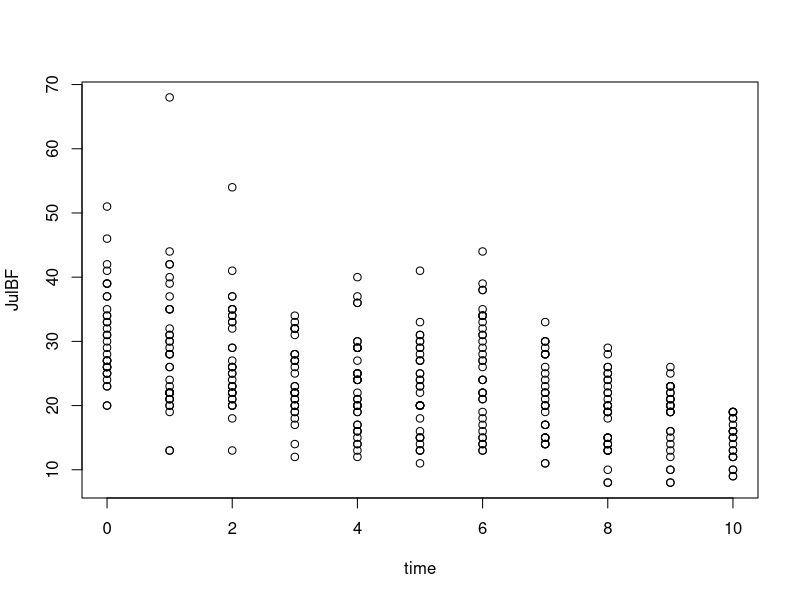
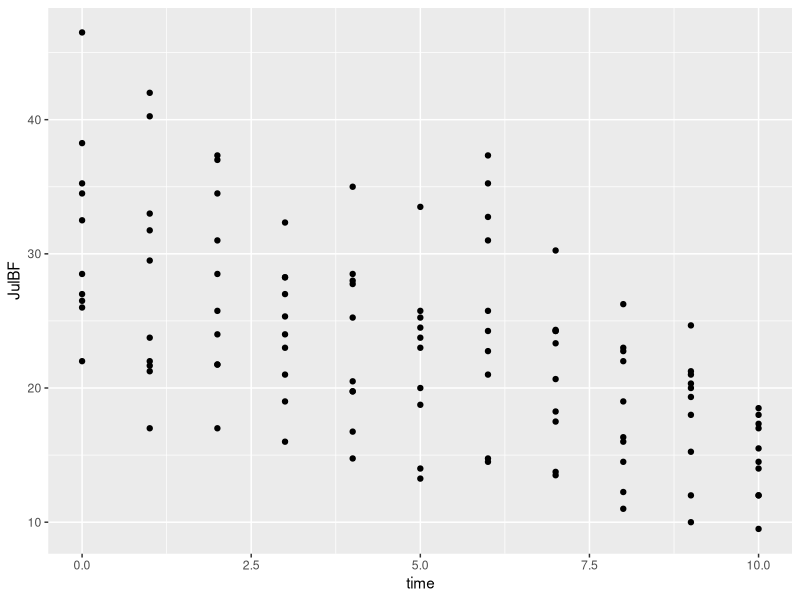
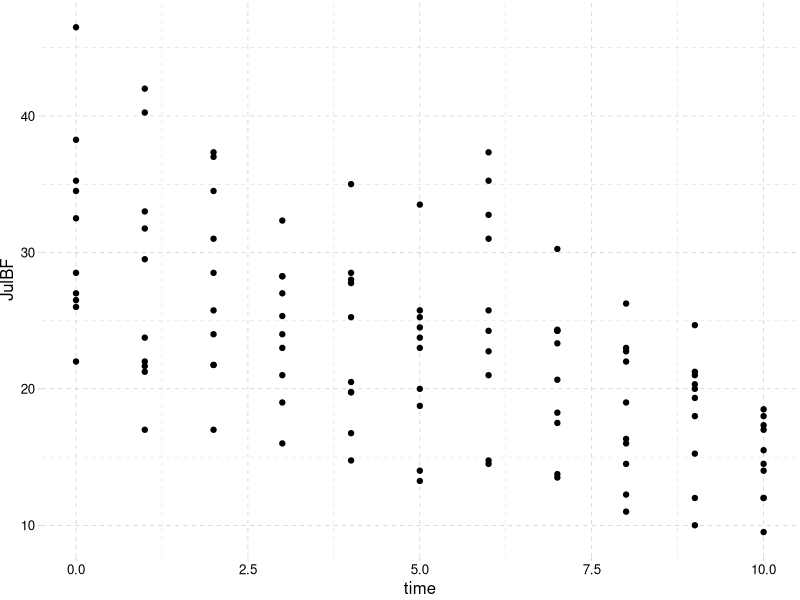
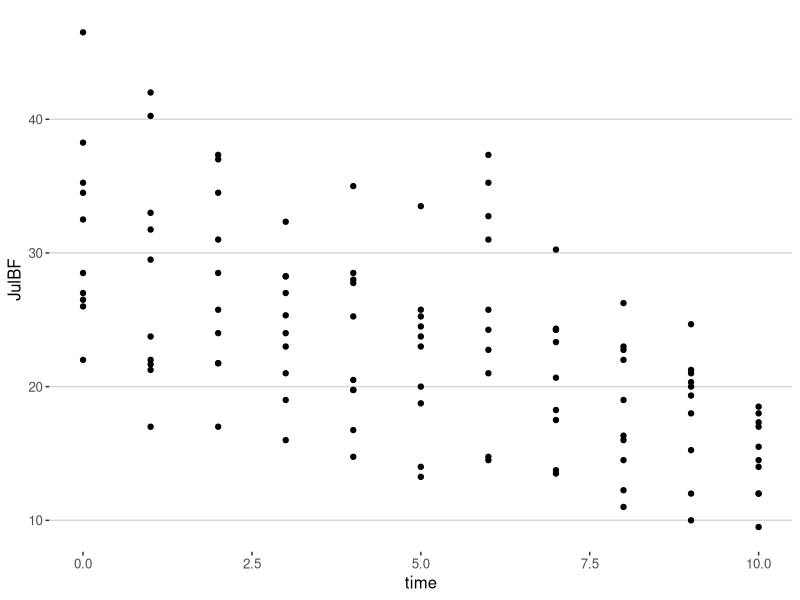
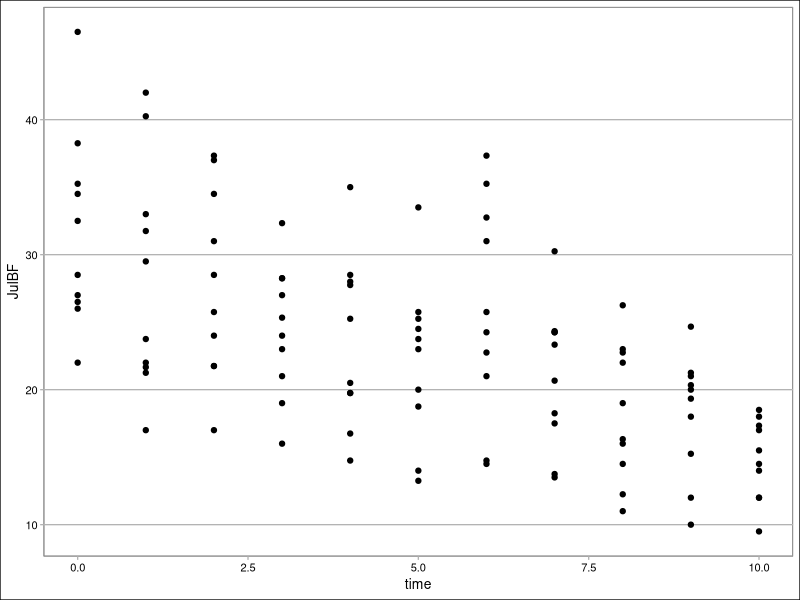
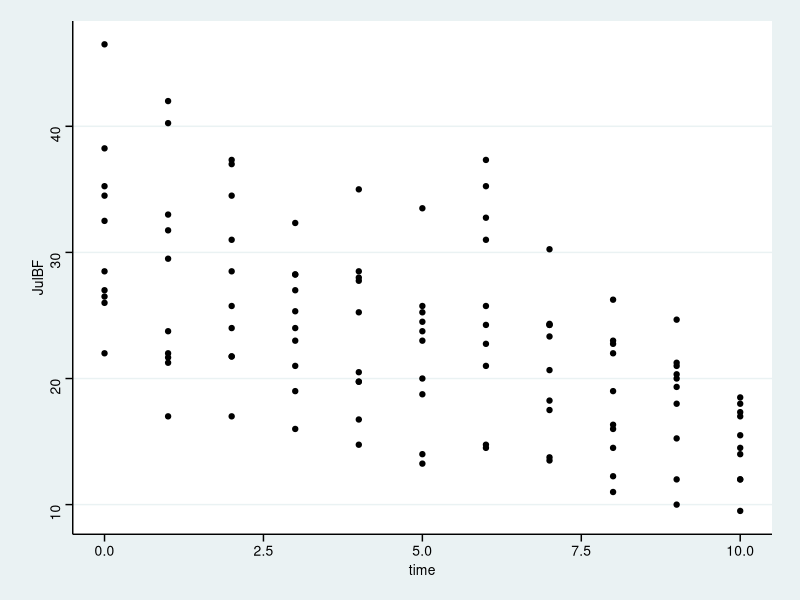
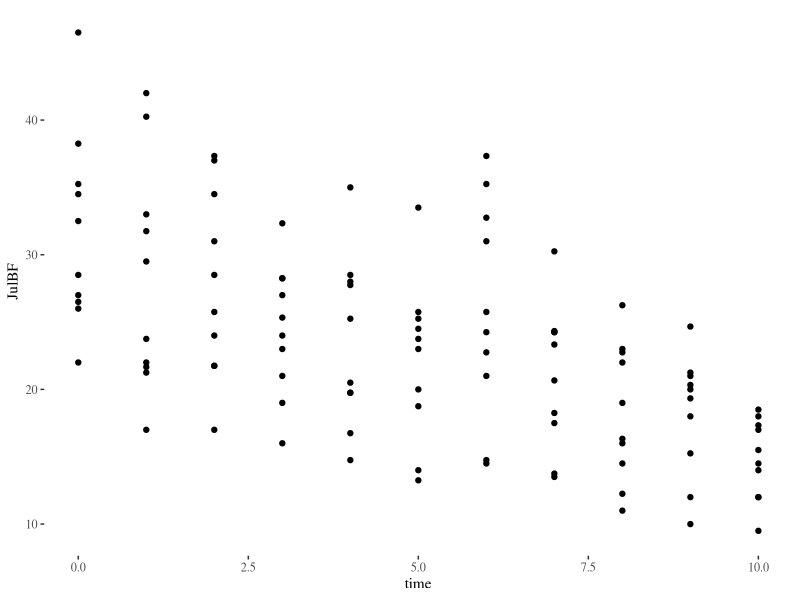
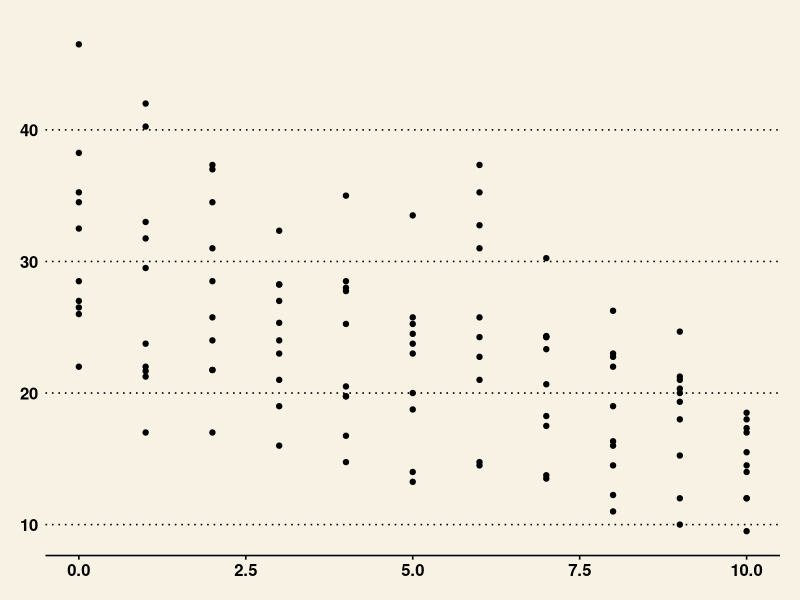

Reproduce these figures in R, in order.
## ---- chunk 1
# Preliminaries
library(ggplot2)
library(ggthemes)


# First I need to read in my dataset (I am going to copy in some code from my own code that will bring in a file and alter it into usable data)

setwd("~/Documents/UVM_2018/BIO381")

#+++++++++++++++++++++++++
# Function to calculate the mean and the standard deviation
# for each group
#+++++++++++++++++++++++++
# data : a data frame
# varname : the name of a column containing the variable
#to be summariezed
# groupnames : vector of column names to be used as
# grouping variables
data_summary <- function(data, varname, groupnames){
  require(plyr)
  summary_func <- function(x, col){
    c(mean = mean(x[[col]], na.rm=TRUE),
      sd = sd(x[[col]], na.rm=TRUE))
  }
  data_sum<-ddply(data, groupnames, .fun=summary_func,
                  varname)
  data_sum <- rename(data_sum, c("mean" = varname))
  return(data_sum)
}

chill <- read.csv("ChillingExpt.csv", header=T)
str(chill)

subtractor <- c(0,0,5,12,19,26,33,40,47,54,61,68,75)

# create a for loop that will subract the correct value from each column
for (i in 3:13) {
  chill[,i] <- chill[,i] - subtractor[i]
}
  
summary(chill)  

chill2 <- reshape(chill, varying=3:13, sep="_", direction="long")
str(chill2)

summary(chill2)
head(chill2)

with(chill2, plot(time, JulBF))
# There is a bump in Jul days to BF at about 6 weeks of chilling. We determined that this is most likely due to the malfunctioning growth chamber that occurred a few days after week 6 was planted. We believe the interrupted 24 hour light (by 4 hours of darkness) is giving us this bump.
chill3 <- data_summary(chill2, varname="JulBF", 
                    groupnames=c("time","ind_code"))

# chill3 is now in the long format with means and standard deviations

#-----------------------------------------------------------------------
# the code that follows will now be what I do in class for the homework assignment

# Here is a basic plot
p1 <- ggplot(data=chill3, mapping = aes(x=time,y=JulBF)) + geom_point()
print(p1)
# Now I will try adding themes found in ggthemes
p1 + theme_pander()
p1 + theme_hc()
p1 + theme_calc()
p1 + theme_stata()
p1 + theme_tufte()
p1 + theme_wsj()
# ooh i like that one...
p1 + theme_wsj(base_size = 10,base_family = "serif")

# Now I want to add the individuals to my plot
p2 <- ggplot(data=chill3,mapping=aes(x=time,y=JulBF,col=ind_code)) + geom_point() + theme_wsj(base_size = 10,base_family = "serif")
print(p2)
# now add a smoothing line
p2 + geom_smooth()
# remove confidence intervals
p2 + geom_smooth(se=FALSE)
p2 + geom_smooth(se = FALSE, method = "glm")
p2 + geom_smooth(se = FALSE, method = "gam")

# The following is my graph up to now and I will try playing around with faceting
p3 <- ggplot(data=chill3,mapping=aes(x=time,y=JulBF, color=ind_code)) + geom_point() + theme_wsj(base_size = 10,base_family = "serif") + geom_smooth(se = FALSE)
print(p3)

p3 + facet_grid(ind_code~.)
p3 + facet_grid(.~ind_code)
p3 + facet_grid(time~ind_code)
p3 + facet_grid(ind_code~time)
p3 + facet_grid(time~.)
p3 + facet_grid(.~time)

# faceting doesn't seem to work well with my data

# Now I will try doing a little more and see if I can add error bars to my points with the standard deviation in my data frame
p4 <- ggplot(chill3, aes(x=time, y=JulBF, color=ind_code)) + 
  geom_line() +
  geom_point() + 
  theme_wsj(base_size = 10,base_family = "serif") + 
  geom_errorbar(aes(ymin=JulBF-sd, ymax=JulBF+sd), width=.2,
                position=position_dodge(0.05))
print(p4)


p4 <- ggplot(chill3, aes(x=time, y=JulBF, color=ind_code)) + 
  geom_line() +
  geom_point() + 
  theme_wsj(base_size = 10,base_family = "serif") + 
  geom_errorbar(aes(ymin=JulBF-sd, ymax=JulBF+sd), width=.2,
                position=position_dodge(0.05)) + 
  facet_grid(ind_code~., scales = "free_y")
print(p4)

p5 <- ggplot(chill3, aes(x=time, y=JulBF, color=ind_code)) + 
  geom_line() +
  geom_point() + 
  theme_wsj(base_size = 10,base_family = "serif") + 
  geom_errorbar(aes(ymin=JulBF-sd, ymax=JulBF+sd), width=.2,
                position=position_dodge(0.05)) + 
  facet_grid(.~ind_code, scales = "free_y")
print(p5)

